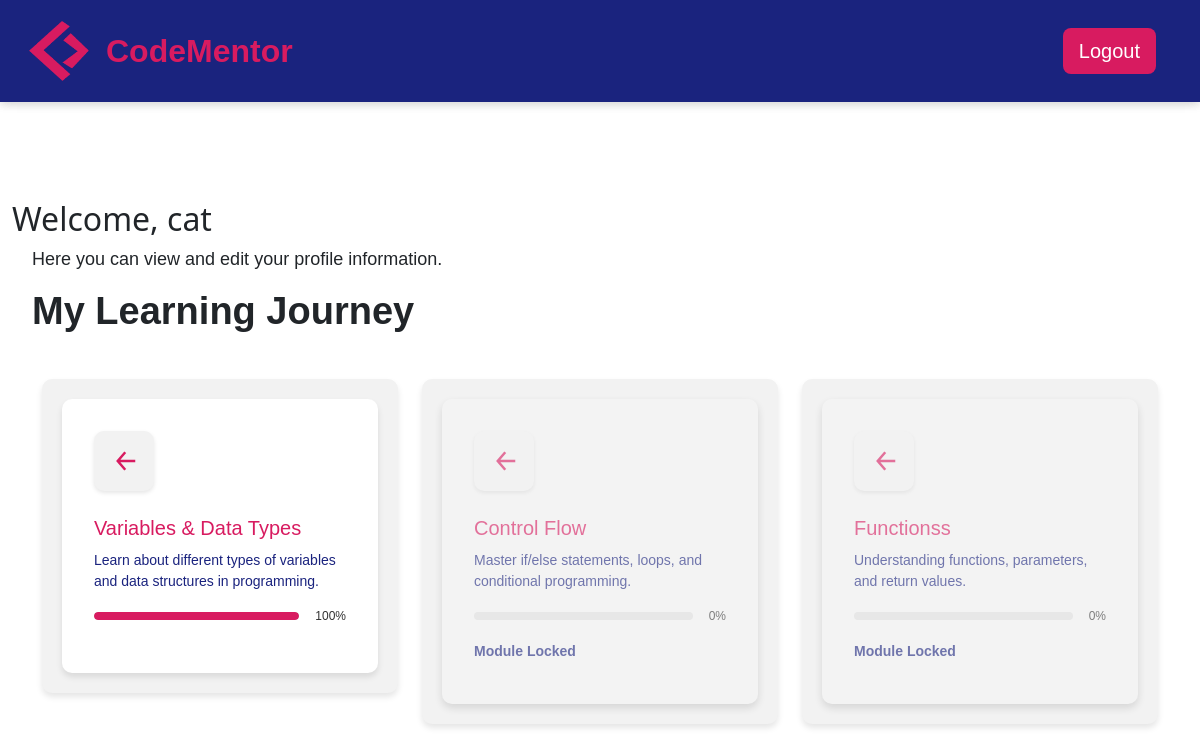
Page /dashboard (signed in) on the committed database.
### app.py (models this page shows, shortened)
class User(UserMixin,db.Model):
    userid = db.Column(db.Integer, primary_key=True)
    username = db.Column(db.String(120), unique=True, nullable=False)
    email = db.Column(db.String(120), unique=True, nullable=False)
    password_hash = db.Column(db.String(250), nullable=False)  # Store hashed password
    registered_at = db.Column(db.DateTime, default=func.now)
    module_progress = db.relationship('UserModuleProgress', backref='user', lazy=True)
    exercise_progress = db.relationship('UserExerciseProgress', backref='user', lazy=True)

class Module(db.Model):
    moduleid = db.Column(db.Integer, primary_key=True)
    title = db.Column(db.String(100), nullable=False)
    description = db.Column(db.Text, nullable=False)
    status = db.Column(db.Enum('locked', 'available', 'completed', name='module_status'), default='locked')
    exercises = db.relationship('Exercise', backref='module', lazy=True)
    user_progress = db.relationship('UserModuleProgress', backref='module', lazy=True)

### app.py (the view)
@app.route("/dashboard")
@login_required
def dashboard():
    user_modules = []
    modules = Module.query.all()
    for module in modules:
        user_module_progress = UserModuleProgress.query.filter_by(userid=current_user.userid, moduleid=module.moduleid).first()
        if user_module_progress:
            exercises = Exercise.query.filter_by(moduleid=module.moduleid).all()
            completed_exercises = 0
            for exercise in exercises:
                user_exercise_progress = UserExerciseProgress.query.filter_by(userid=current_user.userid, exerciseid=exercise.exerciseid).first()
                if user_exercise_progress and user_exercise_progress.status == 'completed':
                    completed_exercises += 1
            progress = int((completed_exercises / len(exercises)) * 100) if exercises else 0
            user_modules.append({
                'module': module,
                'status': user_module_progress.status,
                'progress': progress
            })
    return render_template("dashboard.html", user_modules=user_modules)

### app.py (called while the page is built)
@login_manager.user_loader
def load_user(userid):
    return User.query.get(int(userid))

### templates/dashboard.html (shortened to what this page needs)
{% extends 'base.html' %}
{% block content %}
<h2>Welcome, {{ current_user.username }} </h2>
<p>Here you can view and edit your profile information.</p>
<section class="learning-choice">
    <div class="intro">
        <h1>My Learning Journey</h1>
    </div>
    <div class="container mt-4">
        <div class="row">
            {% for user_module in user_modules %}
                <div class="col-md-6 col-lg-4 mb-4">
                    <div class="learning-boxe">
                        <div class="module {% if user_module.status == 'locked' %}locked-module{% endif %}">
                            {% if user_module.status == 'locked' %}
                                <div class="icon-box" style="cursor: not-allowed;">
                                    <svg viewBox="0 0 24 24" fill="none" stroke="currentColor" stroke-width="2">
                                        <path d="M13 5L7 12L13 19M7 12H21" />
                                    </svg>
                                </div>
                                <h2>{{ user_module.module.title }}</h2>
                                <p>{{ user_module.module.description }}</p>
                                <div class="progress-wrapper">
                                    <div class="progress-bar" data-progress="{{ user_module.progress }}%">
                                    </div>
                                    <span class="progress-text">{{ user_module.progress }}%</span>
                                </div>
                                <p><strong>Module Locked</strong></p>
                            {% else %}
                                <div class="icon-box" onclick="window.location.href='{{ url_for('exercises', module_id=user_module.module.moduleid) }}';" style="cursor: pointer;">
                                    <svg viewBox="0 0 24 24" fill="none" stroke="currentColor" stroke-width="2">
                                        <path d="M13 5L7 12L13 19M7 12H21" />
                                    </svg>
                                </div>
                                <h2>{{ user_module.module.title }}</h2>
                                <p>{{ user_module.module.description }}</p>
                                <div class="progress-wrapper">
                                    <div class="progress-bar" data-progress="{{ user_module.progress }}%">
                                        <div class="progress" style="width: {{ user_module.progress }}%;"></div>
                                    </div>
                                    <span class="progress-text">{{ user_module.progress }}%</span>
                                </div>
                            {% endif %}
                        </div>
                    </div>
                </div>
            {% endfor %}
        </div>
    </div>
</section>
{% endblock %}

### templates/base.html (shortened to what this page needs)
<!DOCTYPE html>
<html lang="en">
<head>
    <link rel="stylesheet" href="https://cdn.jsdelivr.net/npm/bootstrap@5.3.3/dist/css/bootstrap.min.css">
    <link rel="stylesheet" type="text/css" href="/static/css/styles.css">
    <link rel="stylesheet" href="https://cdnjs.cloudflare.com/ajax/libs/font-awesome/6.0.0-beta3/css/all.min.css">
</head>
<body>
    <header>
      <nav class="navbar navbar-expand-lg">
          <div class="container-fluid">
              <div class="logo-container d-flex align-items-center">
                  <svg width="20" height="20" viewBox="0 0 100 100"></svg>
                  <a class="navbar-brand" href="{{ url_for('home') }}">
                      <img src="/static/images/CMLogo.png" alt="CodeMentor Logo" class="logo-image">
                  </a>
                  <span class="logo-text">CodeMentor</span>
              </div>
              <div class="collapse navbar-collapse" id="navbarContent">
                <ul class="navbar-nav ms-auto d-flex gap-2">
                    {% if current_user.is_authenticated %}
                        {% if request.endpoint == 'exercises' %}
                            <li class="nav-item">
                              <a href="{{ url_for('dashboard') }}" class="btn btn-link back-arrow-btn">
                                  <i class="fas fa-arrow-left"></i>
                              </a>
                          </li>
                        {% else %}
                            <li class="nav-item">
                                <a href="{{ url_for('logout') }}" class="btn custom-btn-primary btn-lg">Logout</a>
                            </li>
                        {% endif %}
                    {% endif %}
                </ul>
              </div>
          </div>
      </nav>
    </header>
    <main class="container-fluid flex-grow-1">
        {% block content %}{% endblock %}
    </main>
</body>
</html>

### static/css/styles.css (style rules this page uses)
header { box-shadow: 0 2px 10px rgba(0, 0, 0, 0.1); position: fixed; top: 0; width: 100%; z-index: 1000; }
body, html { margin: 0; padding: 0; height: 100%; }
body { display: flex; flex-direction: column; height: 100%; }
main { flex: 1; margin-top: 200px; }
h1 { font-weight: bold; font-size: 38px; font-family: Verdana, Geneva, Tahoma, sans-serif; margin-left: 20px; }
p { font-size: 18px; font-family: Verdana, Geneva, Tahoma, sans-serif; margin-left: 20px; }
.navbar { background: #1a237e; padding: 1rem 2rem; box-shadow: 0 2px 10px rgba(0,0,0,0.1); }
.logo-image { width: 60px; height: 60px; }
.logo-text { font-family: Verdana, Geneva, Tahoma, sans-serif; font-weight: bold; font-size: 32px; color: #D81B60; margin-left: 1px; display: inline-block; }
.logo-container { margin-left: -35px; }
.custom-btn-primary { background-color: #D81B60 !important; color: white !important; border: none !important; font-family: Verdana, Geneva, Tahoma, sans-serif; }
.navbar-nav { display: flex; flex-direction: row; gap: 15px; align-items: center; justify-content: flex-end; }
body, html { height: 100%; margin: 0; display: flex; flex-direction: column; }
.module { background: white; padding: 2rem; border-radius: 10px; box-shadow: 0 4px 6px rgba(0, 0, 0, 0.1); transition: transform 0.3s ease; }
.progress-wrapper { display: flex; align-items: center; margin-bottom: 1rem; }
.progress-bar { flex-grow: 1; height: 10px; background: #e0e0e0; border-radius: 5px; margin-right: 1rem; overflow: hidden; }
.module svg { width: 48px; height: 48px; margin-bottom: 1rem; }
.learning-boxe { background-color: #f2f2f2; border-radius: 10px; box-shadow: 0 4px 6px rgba(0, 0, 0, 0.1); padding: 20px; text-align: left; max-width: 400px; margin: 20px auto; font-family: 'Verdana', Geneva, Tahoma, sans-serif; color: #333; display: flex; gap: 20px; flex-wrap: wrap; }
.learning-boxe .module h2 { font-size: 20px; margin: 10px 0; color: #D81B60; }
.learning-boxe .module p { font-size: 14px; color: #1a237e; margin: 10px 0; }
.learning-boxe .progress-wrapper { display: flex; align-items: center; justify-content: space-between; margin-top: 15px; }
.learning-boxe .progress-bar { position: relative; background-color: #e0e0e0; border-radius: 20px; overflow: hidden; width: 70%; height: 8px; }
.learning-boxe .progress-bar .progress { background-color: #D81B60; height: 100%; width: 20%; transition: width 0.3s ease; }
.learning-boxe .progress-text { font-size: 12px; color: #333; }
.learning-boxe svg { margin: 10px auto; width: 40px; height: 40px; stroke: #D81B60; display: block; }
.icon-box { background-color: #f2f2f2; border-radius: 10px; padding: 15px; display: inline-flex; justify-content: center; align-items: center; box-shadow: 0 2px 4px rgba(0, 0, 0, 0.1); margin: 0 auto 15px; width: 60px; height: 60px; }
.icon-box svg { width: 30px; height: 30px; stroke: #D81B60; }
.locked-module { box-shadow: 0 4px 8px rgba(0, 0, 0, 0.2); opacity: 0.6; pointer-events: none; background-color: #f5f5f5; }
.locked-module .icon-box { cursor: not-allowed; }

### rows in the picture
User: username "cat"
Module: module "Variables & Data Types", module.description "Learn about different types of variables and data structures in programming."
Module: module "Control Flow", module.description "Master if/else statements, loops, and conditional programming."
Module: module "Functionss", module.description "Understanding functions, parameters, and return values."

### other values in the picture
{{ user_module.progress }} "100"
{{ user_module.progress }} "0" "0"
